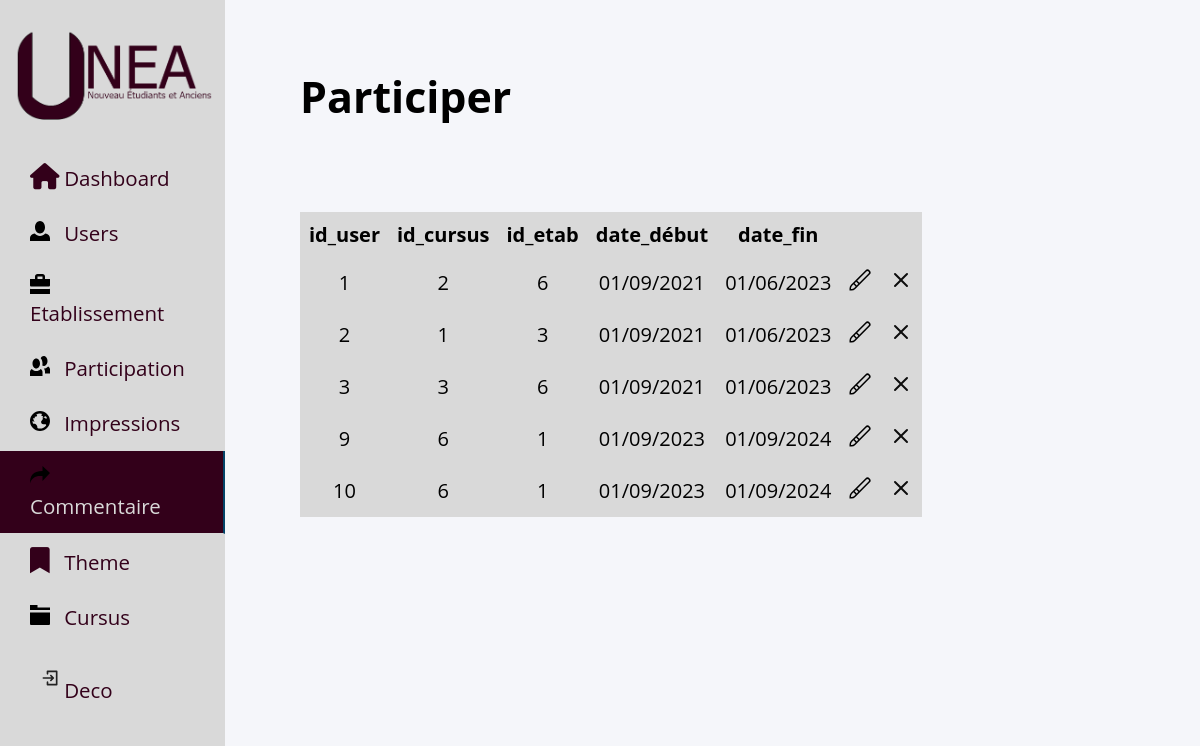
The page /admin/commentaire_admin.php on the database as committed earlier.
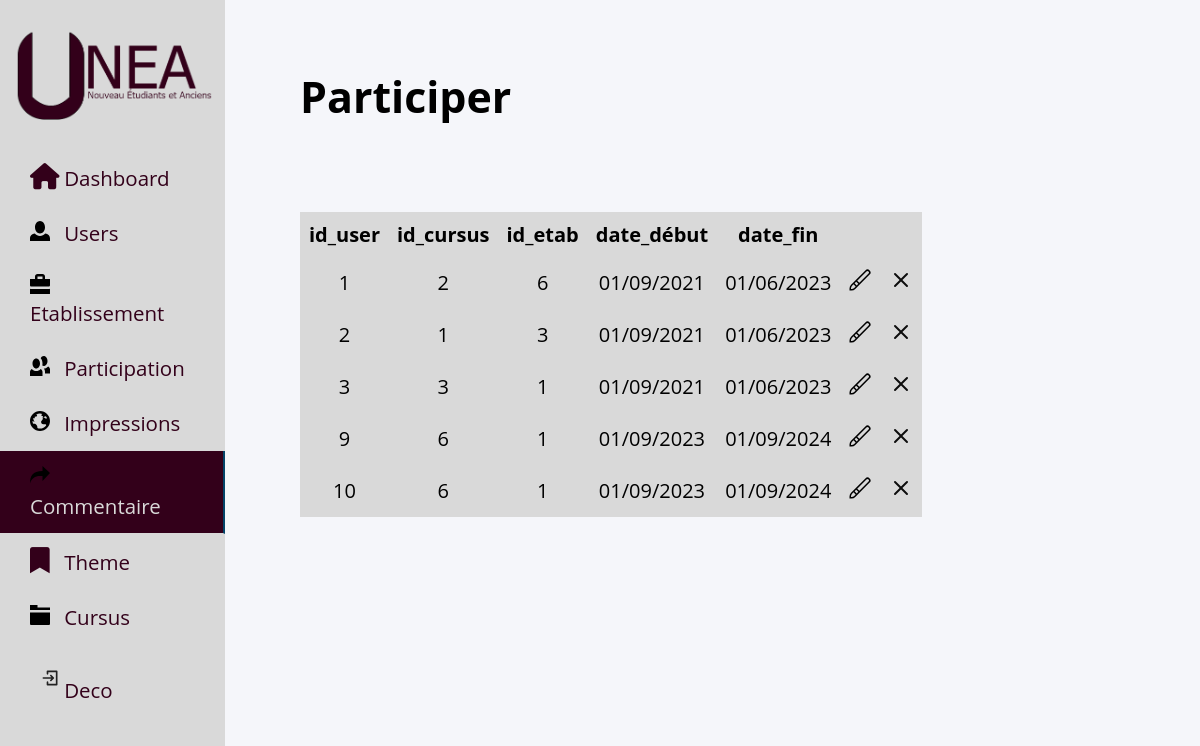
The same page on the database as committed later.
### tables this page shows
CREATE TABLE IF NOT EXISTS `participer` (
  `id_user` int(11) NOT NULL AUTO_INCREMENT,
  `id_cursus` int(11) NOT NULL,
  `id_etab` int(11) NOT NULL,
  `date_debut` varchar(10) DEFAULT NULL,
  `date_fin` varchar(10) DEFAULT NULL,
  PRIMARY KEY (`id_user`,`id_cursus`,`id_etab`),
  KEY `id_user` (`id_user`),
  KEY `id_cursus` (`id_cursus`),
  KEY `id_etab` (`id_etab`)
);

### admin/commentaire_admin.php (the view, shortened to what this page needs)
<!DOCTYPE html>
<html lang="en">
<head>
    <link rel="stylesheet" href="../assets/css/admin.css">
    <link rel="stylesheet" href="https://cdnjs.cloudflare.com/ajax/libs/font-awesome/6.0.0/css/all.min.css">
</head>
<body>
<?php include('../include/bdd.php');
      include "../include/nav-admin.php";
      $sql_participer="SELECT * FROM participer";
    $req=$bdd->query($sql_participer);
    $req->execute();
    $resultat=$req->fetchAll();
?>
      <div class="container_user">
      <h2>Participer</h2>
    <table>
        <tr>
            <th>id_user</th>
            <th>id_cursus</th>
            <th>id_etab</th>
            <th>date_début</th>
            <th>date_fin</th>
            <th></th>
        </tr>
        <?php
        foreach ($resultat as $row) {?>
                        <tr>
                <td> <?=$row["id_user"]?> </td>
                <td><?=$row["id_cursus"] ?> </td>
                <td> <?=$row["id_etab"]?> </td>
                <td><?= $row["date_debut"] ?></td>
                <td><?= $row["date_fin"] ?></td>
                <td><button id="menu" form="form" ><img src="../icone/paint-brush-alt.svg"></button><button type="submit" id="submit" form="form1" style="display: none;"><img src="../icone/check.svg"></button></td>
                <td><button id="" ><img src="../icone/close.svg"></button></td>
              </tr>
            <?php }
                ?>
                </table>
 </div>

### include/nav-admin.php (shortened to what this page needs)
<div class="wrapper">
        <div class="sidebar">
           <div class="profile">
                <img src="../assets/img/logoFondTransparent.png" alt="profile_picture">
            </div>
            <ul>
                <li class="nav-item">
                    <a href="admin.php"  class="nav-link d-flex align-items-center">
                        <div class="icon"><i class="fa-solid fa-house" ></i></div>
                        <span class="item">Dashboard</span>
                    </a>
                </li>
                <li class="nav-item">
                    <a href="user_admin.php"class="nav-link d-flex align-items-center">
                        <div class="icon"><img src="../icone/person.svg"></div>
                        <span class="item">Users</span>
                    </a>
                </li>
                <li class="nav-item">
                    <a href="etablissement_admin.php" class="nav-link d-flex align-items-center">
                        <div class="icon"><img src="../icone/briefcase.svg"></i></div>
                        <span class="item">Etablissement</span>
                    </a>
                </li>
                <li class="nav-item">
                    <a href="participer_admin.php" class="nav-link d-flex align-items-center">
                        <div class="icon"><img src="../icone/people.svg"></i></div>
                        <span class="item">Participation</span>
                    </a>
                </li>
                <li class="nav-item">
                    <a href="impression_admin.php" class="nav-link d-flex align-items-center">
                        <div class="icon"><img src="../icone/globe.svg"></div>
                        <span class="item">Impressions</span>
                    </a>
                </li>
                <li class="nav-item">
                    <a href="commentaire_admin.php" class="nav-link d-flex align-items-center">
                        <div class="icon"><img src="../icone/share.svg"></div>
                        <span class="item">Commentaire</span>
                    </a>
                </li>
                <li class="nav-item">
                    <a href="theme_admin.php" class="nav-link d-flex align-items-center">
                        <div class="icon"><i class="fa-solid fa-bookmark"></i></div>
                        <span class="item">Theme</span>
                    </a>
                </li>
                <li class="nav-item">
                    <a href="cursus_admin.php" class="nav-link d-flex align-items-center">
                        <div class="icon"><img src="../icone/folder.svg"></div>
                        <span class="item">Cursus</span>
                    </a>
                </li>
                <li class="nav-item">
                    <a href="../home.php" class="nav-link d-flex align-items-center">
                        <div class="icon"><img src="../icone/enter-entrance.svg"></div>
                        <span class="item">Deco</span>
                    </a>
                </li>
            </ul>
        </div>
        </div>

### assets/css/admin.css (style rules this page uses)
* { list-style: none; text-decoration: none; margin: 0; padding: 0; box-sizing: border-box; font-family: 'Open Sans', sans-serif; font-size: 1.28em; }
body { background: #f5f6fa; }
.wrapper .sidebar { background: #d9d9d9; position: fixed; top: 0; left: 0; width: 225px; height: 100%; padding: 20px 0; transition: all 0.5s ease; }
.wrapper .sidebar .profile { margin-bottom: 30px; text-align: center; }
.wrapper .sidebar .profile img { display: block; width: 200px; height: 100px; margin: 0 auto; }
.wrapper .sidebar ul li a { display: block; padding: 13px 30px; border-bottom: 1px solid #d9d9d9; color:#33001A; font-size: 16px; position: relative; }
.wrapper .sidebar ul li a .icon { color: #33001A; width: 30px; display: inline-block; }
.wrapper .sidebar ul li a:hover, .wrapper .sidebar ul li a.active { color: #d9d9d9; background:#33001A; border-right: 2px solid rgb(5, 68, 104); }
.wrapper .sidebar ul li a:hover:before, .wrapper .sidebar ul li a.active:before { display: block; }
.wrapper .sidebar ul li a .icon { color: #33001A; width: 30px; display: inline-block; font-family: 'Font Awesome 5 Free'; }
.container_user { width:50%; margin: 0 auto; margin-top: 2em ; }
table { width: 100%; border-collapse: collapse; background-color: #d9d9d9; margin-top: 2em; }
th, td { border: 1px solid #d9d9d9; padding: 8px; text-align: center; font-size: 20px; }
th { background-color: #d9d9d9; }
button { background-color: #d9d9d9; border: none ; }

Rows that differ between the two databases and show on the page:
removed participer: id_user "3", id_cursus "3", id_etab "6", date_debut "01/09/2021", date_fin "01/06/2023"
added participer: id_user "3", id_cursus "3", id_etab "1", date_debut "01/09/2021", date_fin "01/06/2023"
